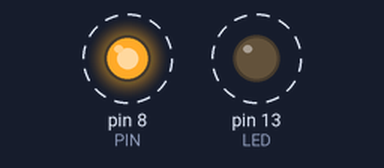
The sketch below on a simulated Arduino Pro Mini, built with avr-gcc and run on an emulated ATmega328P. Parts: output pins drawn as LEDs (lit = HIGH). Dashed ring = blinking.

Above: at 0.5 s.
Timing chart, 0 to 3.0 s (numbered marks = the images above):
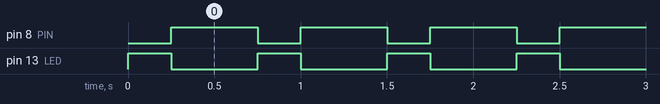

The sketch:

Sound_trigger.ino
```cpp
// A simple trigger for the Adafruit Audio FX Sound Board
// For complete info on the sound board, see https://learn.adafruit.com/adafruit-audio-fx-sound-board/overview

/*
This is a simple test of a direct trigger of the Audio FX Sounds Board from an Arduino.

For my test, I used an Arduino Pro Mini running at 3.3v & 8mHz. Digital pin #4 of the Arduino
was connected to trigger pin #0 of the Sound Board, and I tied them to a common ground. I powered
Sound Board via a USB external battery for the initial tests, and the Arduino via the FTDI cable.
For later tests, I powered the Sound Board via the Arduino's VCC (3v) pin directly.
*/

#define PIN 8
#define LED 13 // Most Arduinos have an LED on pin 13
#define BUTTON 2 // put a simple button on pin 2 to enable/disable sound playback

void setup() {
  pinMode(LED, OUTPUT); // Make the LED pin active
  pinMode(BUTTON, INPUT_PULLUP);
  setupSound(PIN);
}

void loop() {

    activateSound(PIN);
    delay(500);

}

void setupSound(int pin) {
  pinMode(pin, OUTPUT);
  digitalWrite(pin, HIGH); // Set the pin high as the default state
}

void activateSound(int pin) {
  digitalWrite(LED, HIGH);
  digitalWrite(pin, LOW); // bring the pin low to begin the activation
  /*
  According to the documentation, the Audio FX board needs 50ms to trigger. However,
  I've found that coming from my 3.3v Arduino Pro, it needs 100ms to get the trigger
  the going
  */
  delay(250); // hold the pin low long enough to trigger the board; may need to be longer for consistent triggering
  digitalWrite(pin, HIGH); // bring the pin high again to end the activation
  digitalWrite(LED, LOW);
}
```

Measured:
- by itself, pin 8 (PIN): alternates HIGH for 0.50 s and LOW for 0.25 s
- by itself, pin 13 (LED): alternates HIGH for 0.25 s and LOW for 0.50 s
